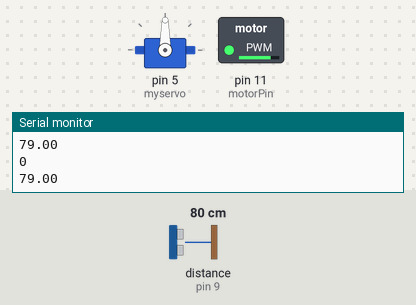
A sketch run on a simulated Arduino Uno, built with avr-gcc and run on an emulated ATmega328P. On the bench: servo, switched loads named in the sketch (green lamp = pin HIGH), the last lines printed to the serial monitor. Wiring (inferred from the names in the program): ultrasonic range finder: trigger pin 8; echo pin 9. Inputs (shaded band) come from the test bench; at power-on: distance to the obstacle (sensor on pin 9) 80 cm. The echo pulse lasts 58.3 µs per cm; pins used as bus, display or sensor lines are not drawn.

Above: at 1.2 s.
1.3 s: distance to the obstacle (sensor on pin 9) set to 48 cm
4.3 s: distance to the obstacle (sensor on pin 9) set to 42 cm
At 4.58 s:
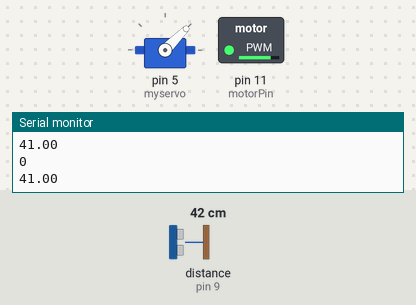
7.3 s: distance to the obstacle (sensor on pin 9) set to 17 cm
10.3 s: distance to the obstacle (sensor on pin 9) set to 14 cm
At 10.54 s:
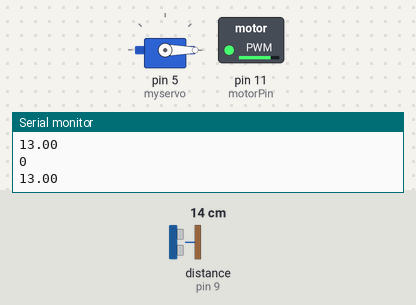
13.3 s: distance to the obstacle (sensor on pin 9) set to 18 cm
At 13.52 s:
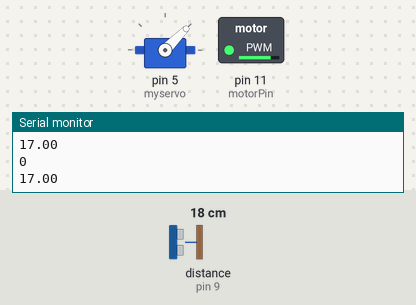
16.3 s: distance to the obstacle (sensor on pin 9) set to 2 cm
At 16.48 s:
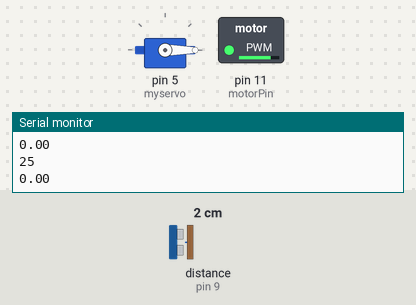
Timing chart, 0 to 19.3 s (numbered marks = the images above; inputs shaded):
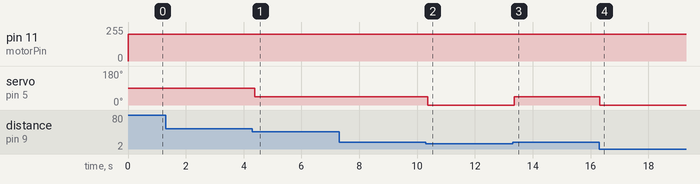

Measured:
- the behaviour switches between 46 and 45 cm on distance to the obstacle (sensor on pin 9) (found by bisection; images 0 and 1)
- the behaviour switches between 16 and 15 cm on distance to the obstacle (sensor on pin 9) (found by bisection; images 1 and 2)
- after the input at 4.3 s, servo on pin 5 (myservo): 90° → 45° after 0.09 s
- after the input at 10.3 s, servo on pin 5 (myservo): 45° → 0° after 0.07 s
- after the input at 13.3 s, servo on pin 5 (myservo): 0° → 45° after 0.06 s
- after the input at 16.3 s, servo on pin 5 (myservo): 45° → 0° at once

The sketch:

carroCodigo.ino
```cpp
#include <Servo.h>

#define triggerPin 8
#define echoPin 9
#define motorPin 11
#define motorPin2 10
#define avgCount 5


Servo myservo;
void setup() {
  Serial.begin(9600);
  myservo.attach(5);
  pinMode(triggerPin, OUTPUT);
  pinMode(motorPin, OUTPUT);
  pinMode(echoPin, INPUT);
}

void loop() {
  analogWrite(motorPin, 200);
  int duracao, distancia, sum, media[avgCount], i = 0, j, invalid = 0;
  while (i<avgCount)
  {
    sum = 0;
    j = 0;
    while (j<avgCount)
    {
      digitalWrite(triggerPin, HIGH);
      delayMicroseconds(1000);
      digitalWrite(triggerPin, LOW);

      duracao = pulseIn(echoPin, HIGH);
      distancia = (duracao/2) /29.1;
      if (distancia > 4 && distancia < 400)
      {
        sum += distancia;
      }
      else
      {
        invalid++;
      }
      j++;
    }
    media[i] = sum / j;
    i++;
  }

  Serial.println(invalid);
  double realAvg = avg(media);
  Serial.println(realAvg);

  if (invalid > 30)
  {
    analogWrite(motorPin, 0);
    analogWrite(motorPin2, 175);
  }
  else if(realAvg < 15)
  {
    analogWrite(motorPin, 125);
    myservo.write(0);

  }
  else if(realAvg < 45)
  {
        analogWrite(motorPin, 125);
    myservo.write(45);

  }
  else
  {
    myservo.write(90);
    analogWrite(motorPin, 210);
  }


  //if (invalid < avgCount * avgCount / 4 && realAvg >0 && realAvg <31)
  //{
  //  turn(realAvg);
  //}
  //else{
  //  myservo.write(90);
  //}
}

double avg(int * arr){
  int i, sum = 0;
  for (i = 0; i<avgCount; i++)
    sum += arr[i];
  return sum / avgCount;
}

void turn(double avg){
  if (avg<=10){
    myservo.write(180);
  }
  else{
    myservo.write(135);
  }
  delay(50);
}
```
